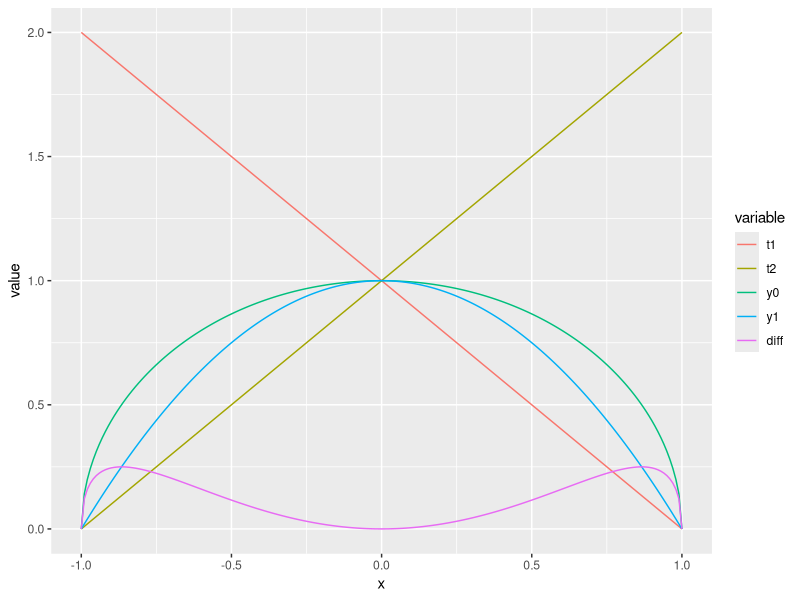

Write R code to recreate this figure.
library(reshape2)
library(ggplot2)

cat("\014")  

### Data
r <- 1
by <- .01
x <- seq(-r, r, by=by)
y0 <- sqrt((r-x)*(r+x))
t1 <- (r-x)
t2 <- (r+x)
y1 <- t1 * t2
diff <- y0 - y1


df <- data.frame(x, t1, t2, y0, y1, diff)
# par(mfrow=c(1,1))
# plot(df)
print(df)
df <- melt(df, id="x")

g <- ggplot(df, aes(x, value, color=variable)) + geom_line()
#     scale_x_continuous(limits = c(-r, r)) +
#     scale_y_continuous(limits = c(-r, r))
plot(g)

# plot(x, y0 - y1)